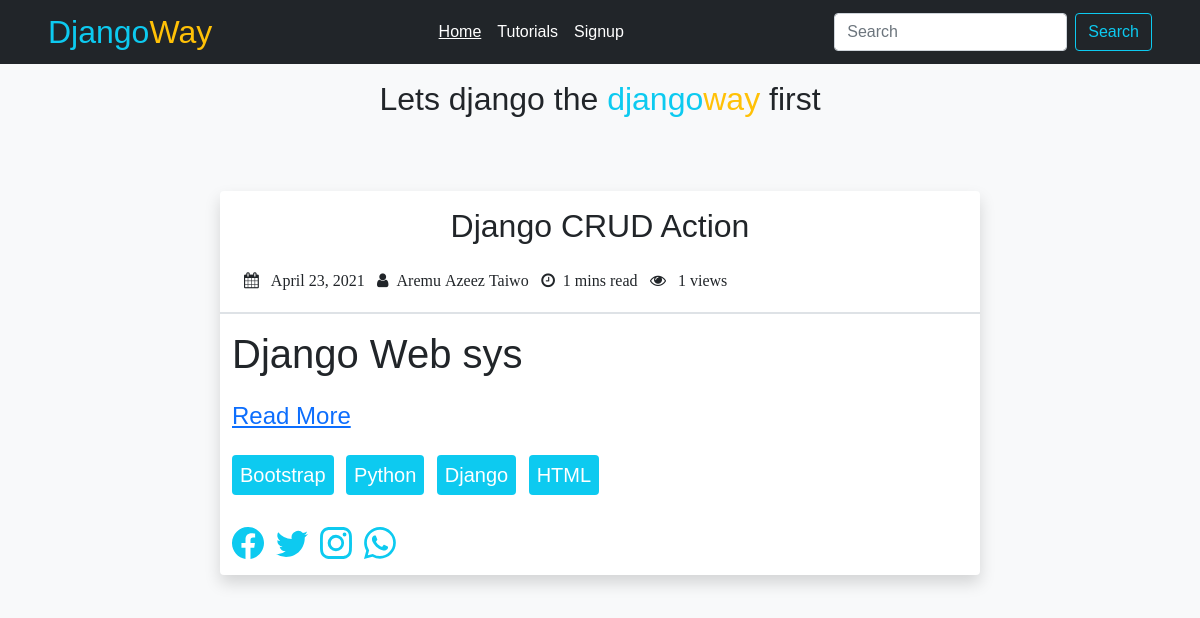
Before: / with the older database file.
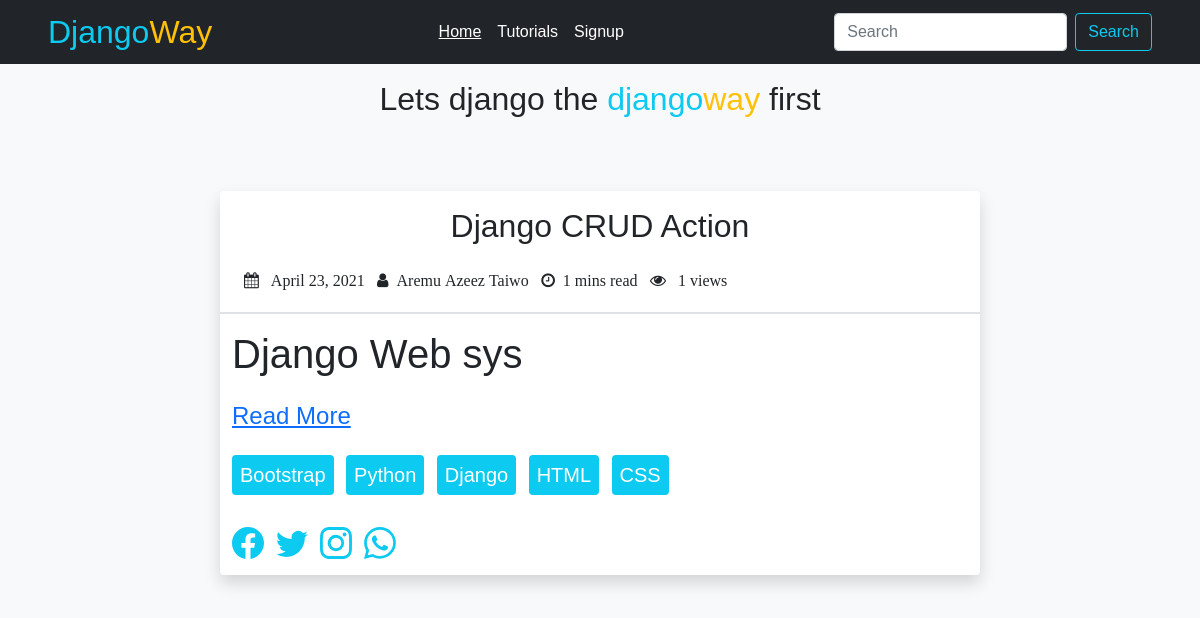
After: the same page with the newer database file.
### django_blog/models.py (models this page shows, shortened)
class blogs(models.Model):
    status_choice = (
        ('Drafted', 'Drafted'),('Published', 'Published')
    )
    title = models.CharField(max_length=500)
    date_published = models.DateField(default = timezone.now, blank=True)
    date_created = models.DateField(default = timezone.now, blank=True)
    author = models.CharField(max_length=200, default='Aremu Azeez Taiwo', blank=True)
    image = ResizedImageField(size=[3000, 1740], upload_to='article_pics',force_format='PNG', blank=True)
    content = RichTextUploadingField(blank=True)
    slug = models.SlugField(blank=True)
    tags = TaggableManager(blank=True)
    status = models.CharField(max_length=20, choices=status_choice,default='DRAFT')
    views = models.ManyToManyField(IpModel,  blank = True)
    count_words = models.CharField(max_length=50, default=0, blank=True)
    read_time = models.CharField(max_length=50, default=0, blank=True)
    deleted = models.BooleanField(default=False,blank=True)
    class Meta:
        ordering = ('-date_published',)
        verbose_name_plural = 'blogs'

### django_blog/views.py (the view)
# urls.py: path('', views.home, name = 'home'),
def home(request):
    try:
        articles = blogs.objects.filter(status = 'Published').order_by('-date_published')
    except blogs.DoesNotExist:
        messages.error(request, 'No blog post')
        return render(request, 'django_blog/base.html')
    return render(request, 'django_blog/base.html', {'articles':articles})

### templates/django_blog/base.html (shortened to what this page needs)
<!DOCTYPE html>
<html lang="en">
<head>
    {% load static %}
    <link  rel="stylesheet" href="{% static 'css/fontawesome.min.css'%}">
    <link href="https://maxcdn.bootstrapcdn.com/font-awesome/4.2.0/css/font-awesome.min.css" rel="stylesheet">
<link href="https://cdn.jsdelivr.net/npm/bootstrap@5.0.0-beta3/dist/css/bootstrap.min.css" rel="stylesheet">
</head>
<body class="bg-light">
  <nav class="navbar navbar-expand-lg navbar-light bg-dark ">
    <div class="container-fluid px-5">
      <a class="navbar-brand text-info " href="#"><span class="h2">Django</span><span class="text-warning h2">Way</span></a>
      <div class="collapse navbar-collapse" id="navbarSupportedContent">
        <ul class="navbar-nav mx-auto mb-2 mb-lg-0" id="the_list">
          <li class="nav-item">
            <a class="nav-link active text-white" aria-current="page" href="{% url 'home' %}" >Home</a>
          </li>
          <li class="nav-item dropbtn">
            <div class="dropdown">
              <a>Tutorials</a>
            </div>
          </li>
          <li class="nav-item">
            <a {% if request.user.is_authenticated %} hidden {% endif %} class="nav-link text-white" href="{% url 'signup' %}" tabindex="-1" aria-disabled="true">Signup</a>
          </li>
        </ul>
        <form class="d-flex" action="{% url 'search' %}" method="GET">
          <input class="form-control me-2" type="search" placeholder="Search" aria-label="Search" name="search_value">
          <button class="btn btn-outline-info" type="submit">Search</button>
        </form>
      </div>
    </div>
  </nav>
{% block content %}
      <section class="pt-3 bg-light">
          <div class="container">
              <div class="row justify-content-center">
                <h2 class='text-center mb-4 px-0'>Lets django the <span class='text-info'>django</span><span class='text-warning'>way</span> first</h2>
                <div class="column col-12 col-md-8 ">
    {% for article in articles %}
    <div class="row text-left mb-3 rounded shadow bg-white  pt-3 mt-5">
      <h2 class="text-center mb-4 col-12">{{article.title}}</h2>
      <div class="mb-3 text-left px-4 ">
        <i class="fa fa-calendar mb-2"> <span class="px-2">{{article.date_published}}</span> </i>
        <i class="fa fa-user mb-2"><span class="px-2">{{article.author}} </span> </i>
        <i class="fa fa-clock mr-3"><span class="px-2">{{article.read_time}} mins read</span> </i>
        <i class="fa fa-eye "><span class="px-2"> {{article.views.all|length}} views</span> </i>
      </div>
      <p class="border">  {{article.content|safe|truncatechars:320}}    </p>
      <a href="{% url 'tutorial' article.slug %}" class="h4 text-left col-12 mb-3">Read More</a>
      <div class="col-12 py-2 d-flex justify-content-start">
            <ul class="list-inline mr-3">
              {% for tag in article.tags.all %}
              <li class="list-inline-item mr-3">
                <h5 class="bg-info rounded px-2 text-white py-2">{{tag}}</h5>
              </li>
              {% endfor %}
            </ul>
       </div>
      <small class="">
        <ul class="list-inline mr-3 ml-sm-4">
          <li class="list-inline-item mr-3">
            <a href="#">
            </a>
          </li>
          <li class="list-inline-item mr-3">
            <a href="#">
            </a>
          </li>
          <li class="list-inline-item mr-3">
            <a href="#">
            </a>
          </li>
          <li class="list-inline-item mr-3">
            <a href="#">
            </a>
          </li>
        </ul></small>
    </div>
    {% endfor %}
                  </div>
              </div>
          </div>
      </section>
{% endblock %}
</body>
</html>

### templates/django_blog/base.html (style rules this page uses)
body { font-family: 'Trebuchet MS', 'Lucida Sans Unicode', 'Lucida Grande', 'Lucida Sans', 'Arial', 'sans-serif'; }
#the_list>li:first-of-type>a { text-decoration: underline; }
.dropbtn { background-color: (52, 58, 64); color: white; padding: 8px; font-size: 16px; border: none; }
.dropdown { position: relative; display: inline-block; }

Changed rows visible on the page:
added Tag: name "CSS"
